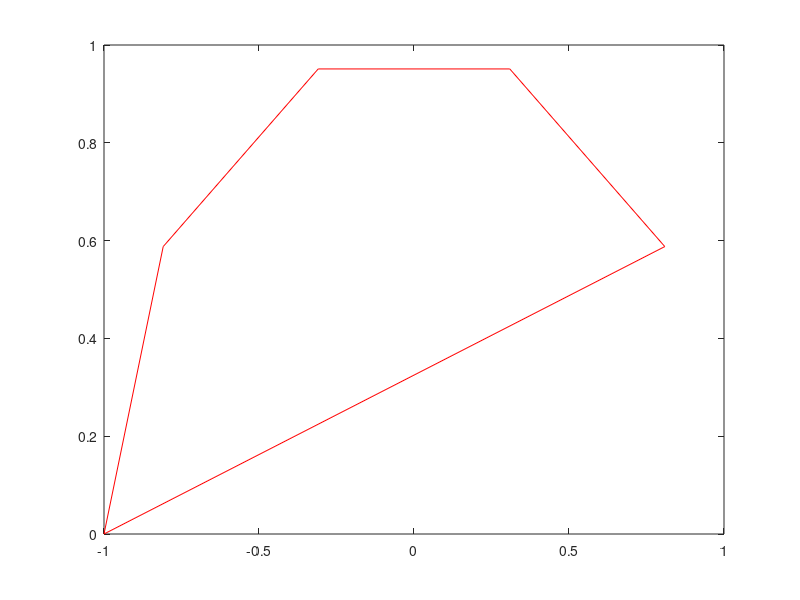

Write the MATLAB code that produced this figure. (Note: this script raises an error after producing the figure.)

[X, Y] = meshgrid(-2:0.02:2, -2:0.02:2);

points = [];

for i=1:5
    points(i, :) = [cosd(i/10*360), sind(i/10*360)]; 
end

%points = [points; 0, 0];

plot([points(:, 1); points(1, 1)], [points(:, 2); points(1, 2)], "Color", 'r');


x1 = points(1:end, 1);
y1 = points(1:end, 2);
x2 = [points(2:end, 1); points(1, 1)];
y2 = [points(2:end, 2); points(1, 2)];


distances = [];

%Find parameters of implicit equation of side of polygon
a1 = y2-y1;
b1 = x1 - x2;
c1 = x2.*y1 - x1.*y2;

l2 = (x1-x2).^2 + (y1-y2).^2;
v = [x1, y1];
w = [x2, y2];
diff = w-v;
        
distances = X;

for i = 1:size(X, 1)
    for j = 1:size(X, 2)
        %Find distance from point to nearest line segment
        p = [X(i, j), Y(i, j)];

        t = max([zeros(size(v, 1), 1), min([ones(size(v, 1), 1), dot(p-v, w-v, 2) ./ l2], [], 2)], [], 2);

        proj = v + [t .*diff(:, 1), t.*diff(:, 2)];
        dist = p-proj;
        distances(i, j) = min(sqrt(dist(:, 1).^2 + dist(:, 2).^2));

        %Find if point is inside or outside polygon

        %Choose [100, 0] as a point that will definitely be outside the
        %polygon. This point and the current coordinate form a line
        pOut = [100.245, 150.245];

        %Find which side of the line segment the outside point is on
        d1 = a1.*p(1) + b1.*p(2) + c1;
        %Find which side of the line segment the inside point is on
        d2 = a1.*pOut(1) + b1.*pOut(2) + c1;

        %If d1 and d2 have the same sign, their product is positive and so
        %the heaviside function is equal to 0. This indicates that there is
        %no intersection between the line going to the outside and the side
        %of the polygon. Ceil is used so that if either point lies on the
        %polygon and the value of d1 or d2 is zero, the value of the
        %heaviside function gets rounded up to 1
        int1 = floor(heaviside(-1*d1.*d2));



        %Find parameters of implicit equation of line going to outside of
        %polygon
        a2 = pOut(2)-p(2);
        b2 = p(1) - pOut(1);
        c2 = pOut(1)*p(2) - p(1)*pOut(2);

        %Finds whether the two vertices at either end of the side of the
        %polygon are on either side of the line going to the outside, as
        %this indicates a possible intersection between the lines
        d1 = a2.*x1 + b2.*y1 + c2;
        d2 = a2.*x2 + b2.*y2 + c2;


        %If d1 and d2 have the same sign, their product is positive and so
        %the heaviside function is equal to 0. This indicates that there is
        %no intersection between the line going to the outside and the side
        %of the polygon
        int2 = floor(heaviside(-1*d1.*d2));


        %The sum of the two int arrays multiplied together is equal to the
        %total number of intersections between the outgoing line and the
        %side of the polygon. If this sum is odd then the point must be
        %outside the polygon
        distSign = 1-2*mod(sum(int1.*int2, 1), 2);

        distances(i, j) = distances(i, j).*distSign;

    end
end


hold on;
surf(X, Y, distances);
